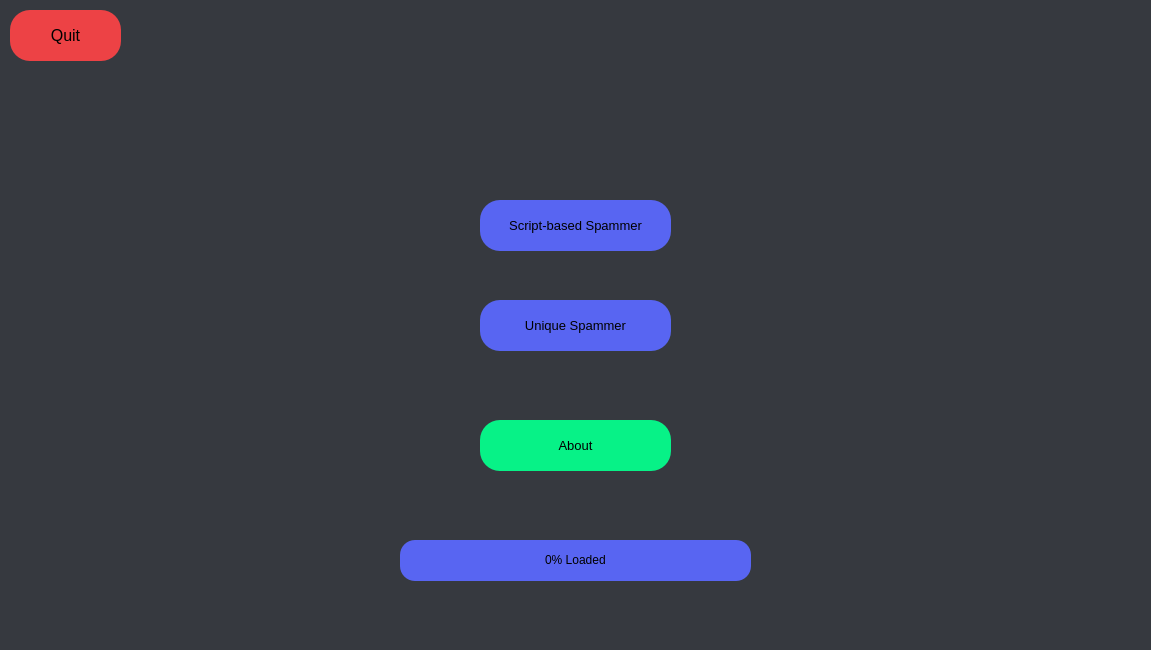
<?xml version="1.0" encoding="UTF-8"?>
<ui version="4.0">
 <class>welcomeWindow</class>
 <widget class="QWidget" name="welcomeWindow">
  <property name="geometry">
   <rect>
    <x>0</x>
    <y>0</y>
    <width>1151</width>
    <height>650</height>
   </rect>
  </property>
  <property name="windowTitle">
   <string>Welcome to a simple Text Spammer</string>
  </property>
  <property name="windowIcon">
   <iconset>
    <normaloff>:/icon/icon.png</normaloff>:/icon/icon.png</iconset>
  </property>
  <widget class="QWidget" name="background" native="true">
   <property name="geometry">
    <rect>
     <x>0</x>
     <y>0</y>
     <width>1151</width>
     <height>651</height>
    </rect>
   </property>
   <property name="styleSheet">
    <string notr="true">QWidget#background{background-color: rgb(54, 57, 63);}</string>
   </property>
   <widget class="QLabel" name="welcomeLabel">
    <property name="geometry">
     <rect>
      <x>50</x>
      <y>-110</y>
      <width>1151</width>
      <height>111</height>
     </rect>
    </property>
    <property name="font">
     <font>
      <family>Segoe UI Light</family>
      <pointsize>40</pointsize>
      <weight>50</weight>
      <bold>false</bold>
      <kerning>true</kerning>
     </font>
    </property>
    <property name="text">
     <string>Welcome to                  </string>
    </property>
    <property name="alignment">
     <set>Qt::AlignCenter</set>
    </property>
   </widget>
   <widget class="QPushButton" name="uiScriptBasedSpammer">
    <property name="geometry">
     <rect>
      <x>480</x>
      <y>200</y>
      <width>191</width>
      <height>51</height>
     </rect>
    </property>
    <property name="font">
     <font>
      <family>Segoe UI</family>
      <pointsize>10</pointsize>
     </font>
    </property>
    <property name="styleSheet">
     <string notr="true">border-radius:20px;
background-color: rgb(88, 101, 242);</string>
    </property>
    <property name="text">
     <string>Script-based Spammer</string>
    </property>
   </widget>
   <widget class="QPushButton" name="uiUniqueSpammer">
    <property name="geometry">
     <rect>
      <x>480</x>
      <y>300</y>
      <width>191</width>
      <height>51</height>
     </rect>
    </property>
    <property name="font">
     <font>
      <family>Segoe UI</family>
      <pointsize>10</pointsize>
     </font>
    </property>
    <property name="styleSheet">
     <string notr="true">border-radius:20px;
background-color: rgb(88, 101, 242);</string>
    </property>
    <property name="text">
     <string>Unique Spammer</string>
    </property>
   </widget>
   <widget class="QPushButton" name="aboutButton">
    <property name="geometry">
     <rect>
      <x>480</x>
      <y>420</y>
      <width>191</width>
      <height>51</height>
     </rect>
    </property>
    <property name="font">
     <font>
      <family>Segoe UI</family>
      <pointsize>10</pointsize>
     </font>
    </property>
    <property name="styleSheet">
     <string notr="true">border-radius:20px;
background-color: rgb(7, 242, 135);</string>
    </property>
    <property name="text">
     <string>About</string>
    </property>
   </widget>
   <widget class="QLabel" name="solarLabel">
    <property name="geometry">
     <rect>
      <x>50</x>
      <y>-110</y>
      <width>1151</width>
      <height>111</height>
     </rect>
    </property>
    <property name="font">
     <font>
      <family>Segoe UI Emoji</family>
      <pointsize>40</pointsize>
      <weight>50</weight>
      <bold>false</bold>
      <kerning>true</kerning>
     </font>
    </property>
    <property name="text">
     <string>           Text Spammer</string>
    </property>
    <property name="alignment">
     <set>Qt::AlignCenter</set>
    </property>
   </widget>
   <widget class="QProgressBar" name="loadingBar">
    <property name="enabled">
     <bool>true</bool>
    </property>
    <property name="geometry">
     <rect>
      <x>400</x>
      <y>540</y>
      <width>351</width>
      <height>41</height>
     </rect>
    </property>
    <property name="styleSheet">
     <string notr="true">QProgressBar {
	color: #FFF;
	background-color: rgb(88, 101, 242);
	border-style: none;
	border-radius: 15px;
	text-align: center;
	color: rgb(0, 0, 0);
}
QProgressBar::chunk{
	margin: 5px;
	background-color: rgb(7, 242, 135);
	border-style: none;
	border-radius: 15px
}</string>
    </property>
    <property name="value">
     <number>0</number>
    </property>
    <property name="textVisible">
     <bool>true</bool>
    </property>
    <property name="invertedAppearance">
     <bool>false</bool>
    </property>
    <property name="format">
     <string>%p% Loaded</string>
    </property>
   </widget>
   <widget class="QPushButton" name="quit">
    <property name="geometry">
     <rect>
      <x>10</x>
      <y>10</y>
      <width>111</width>
      <height>51</height>
     </rect>
    </property>
    <property name="font">
     <font>
      <family>Segoe UI</family>
      <pointsize>12</pointsize>
     </font>
    </property>
    <property name="styleSheet">
     <string notr="true">border-radius: 20px;
background-color: rgb(237, 66, 69);</string>
    </property>
    <property name="text">
     <string>Quit</string>
    </property>
   </widget>
   <widget class="QPushButton" name="docs">
    <property name="geometry">
     <rect>
      <x>1090</x>
      <y>10</y>
      <width>51</width>
      <height>51</height>
     </rect>
    </property>
    <property name="font">
     <font>
      <family>Segoe UI</family>
      <pointsize>12</pointsize>
     </font>
    </property>
    <property name="styleSheet">
     <string notr="true">border-radius: 25px;
background-color: rgba(255, 255, 255, 0);</string>
    </property>
    <property name="text">
     <string/>
    </property>
    <property name="icon">
     <iconset>
      <normaloff>../assets/book.ico</normaloff>../assets/book.ico</iconset>
    </property>
    <property name="iconSize">
     <size>
      <width>50</width>
      <height>50</height>
     </size>
    </property>
   </widget>
  </widget>
 </widget>
 <resources/>
 <connections/>
</ui>
